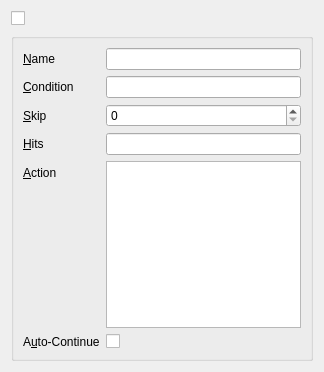
<?xml version="1.0" encoding="UTF-8"?>
<ui version="4.0">
 <class>BreakpointWidget</class>
 <widget class="QWidget" name="BreakpointWidget">
  <property name="geometry">
   <rect>
    <x>0</x>
    <y>0</y>
    <width>324</width>
    <height>372</height>
   </rect>
  </property>
  <property name="sizePolicy">
   <sizepolicy hsizetype="Preferred" vsizetype="Minimum">
    <horstretch>0</horstretch>
    <verstretch>0</verstretch>
   </sizepolicy>
  </property>
  <property name="windowTitle">
   <string>Form</string>
  </property>
  <layout class="QVBoxLayout" name="verticalLayout">
   <item>
    <layout class="QHBoxLayout" name="horizontalLayout">
     <item>
      <widget class="QCheckBox" name="enabled">
       <property name="text">
        <string/>
       </property>
      </widget>
     </item>
     <item>
      <widget class="QLabel" name="icon">
       <property name="sizePolicy">
        <sizepolicy hsizetype="Fixed" vsizetype="Fixed">
         <horstretch>0</horstretch>
         <verstretch>0</verstretch>
        </sizepolicy>
       </property>
       <property name="minimumSize">
        <size>
         <width>16</width>
         <height>16</height>
        </size>
       </property>
       <property name="maximumSize">
        <size>
         <width>16</width>
         <height>16</height>
        </size>
       </property>
       <property name="text">
        <string/>
       </property>
      </widget>
     </item>
     <item>
      <widget class="QLabel" name="description">
       <property name="sizePolicy">
        <sizepolicy hsizetype="Expanding" vsizetype="Preferred">
         <horstretch>0</horstretch>
         <verstretch>0</verstretch>
        </sizepolicy>
       </property>
       <property name="maximumSize">
        <size>
         <width>16777215</width>
         <height>16</height>
        </size>
       </property>
       <property name="font">
        <font>
         <weight>75</weight>
         <bold>true</bold>
        </font>
       </property>
       <property name="text">
        <string>&lt;desc&gt;</string>
       </property>
       <property name="buddy">
        <cstring>enabled</cstring>
       </property>
      </widget>
     </item>
    </layout>
   </item>
   <item>
    <widget class="QGroupBox" name="groupBox">
     <property name="title">
      <string/>
     </property>
     <layout class="QVBoxLayout" name="verticalLayout_2">
      <item>
       <layout class="QFormLayout" name="formLayout">
        <item row="0" column="0">
         <widget class="QLabel" name="label">
          <property name="text">
           <string>&amp;Name</string>
          </property>
          <property name="buddy">
           <cstring>name</cstring>
          </property>
         </widget>
        </item>
        <item row="0" column="1">
         <widget class="QLineEdit" name="name"/>
        </item>
        <item row="1" column="0">
         <widget class="QLabel" name="label_2">
          <property name="text">
           <string>&amp;Condition</string>
          </property>
          <property name="buddy">
           <cstring>condition</cstring>
          </property>
         </widget>
        </item>
        <item row="1" column="1">
         <widget class="QLineEdit" name="condition"/>
        </item>
        <item row="2" column="0">
         <widget class="QLabel" name="label_3">
          <property name="text">
           <string>&amp;Skip</string>
          </property>
          <property name="buddy">
           <cstring>skip</cstring>
          </property>
         </widget>
        </item>
        <item row="2" column="1">
         <widget class="QSpinBox" name="skip">
          <property name="maximum">
           <number>2147483647</number>
          </property>
         </widget>
        </item>
        <item row="3" column="0">
         <widget class="QLabel" name="label_4">
          <property name="text">
           <string>&amp;Hits</string>
          </property>
          <property name="buddy">
           <cstring>hits</cstring>
          </property>
         </widget>
        </item>
        <item row="3" column="1">
         <widget class="QLineEdit" name="hits">
          <property name="readOnly">
           <bool>true</bool>
          </property>
         </widget>
        </item>
        <item row="4" column="0">
         <widget class="QLabel" name="label_5">
          <property name="text">
           <string>&amp;Action</string>
          </property>
          <property name="buddy">
           <cstring>action</cstring>
          </property>
         </widget>
        </item>
        <item row="4" column="1">
         <widget class="QPlainTextEdit" name="action"/>
        </item>
        <item row="5" column="0">
         <widget class="QLabel" name="label_6">
          <property name="text">
           <string>A&amp;uto-Continue</string>
          </property>
          <property name="buddy">
           <cstring>autoContinue</cstring>
          </property>
         </widget>
        </item>
        <item row="5" column="1">
         <widget class="QCheckBox" name="autoContinue">
          <property name="text">
           <string/>
          </property>
         </widget>
        </item>
       </layout>
      </item>
     </layout>
    </widget>
   </item>
  </layout>
 </widget>
 <resources/>
 <connections/>
</ui>
